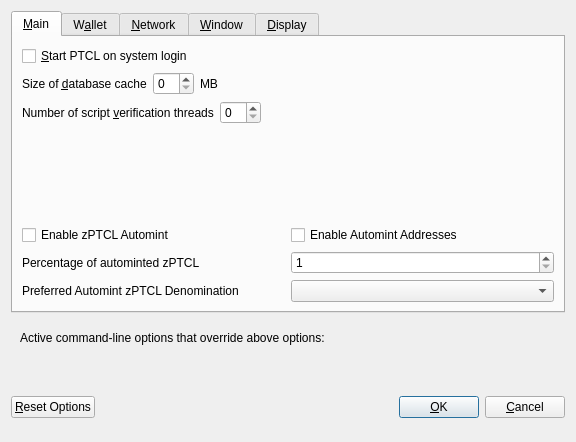
<?xml version="1.0" encoding="UTF-8"?>
<ui version="4.0">
 <class>OptionsDialog</class>
 <widget class="QDialog" name="OptionsDialog">
  <property name="geometry">
   <rect>
    <x>0</x>
    <y>0</y>
    <width>576</width>
    <height>442</height>
   </rect>
  </property>
  <property name="windowTitle">
   <string>Options</string>
  </property>
  <property name="modal">
   <bool>true</bool>
  </property>
  <layout class="QVBoxLayout" name="verticalLayout">
   <item>
    <widget class="QTabWidget" name="tabWidget">
     <property name="currentIndex">
      <number>0</number>
     </property>
     <widget class="QWidget" name="tabMain">
      <attribute name="title">
       <string>&amp;Main</string>
      </attribute>
      <layout class="QVBoxLayout" name="verticalLayout_Main">
       <item>
        <widget class="QCheckBox" name="bitcoinAtStartup">
         <property name="toolTip">
          <string>Automatically start PTCL after logging in to the system.</string>
         </property>
         <property name="text">
          <string>&amp;Start PTCL on system login</string>
         </property>
        </widget>
       </item>
       <item>
        <layout class="QHBoxLayout" name="horizontalLayout_2_Main">
         <item>
          <widget class="QLabel" name="databaseCacheLabel">
           <property name="text">
            <string>Size of &amp;database cache</string>
           </property>
           <property name="textFormat">
            <enum>Qt::PlainText</enum>
           </property>
           <property name="buddy">
            <cstring>databaseCache</cstring>
           </property>
          </widget>
         </item>
         <item>
          <widget class="QSpinBox" name="databaseCache"/>
         </item>
         <item>
          <widget class="QLabel" name="databaseCacheUnitLabel">
           <property name="text">
            <string>MB</string>
           </property>
           <property name="textFormat">
            <enum>Qt::PlainText</enum>
           </property>
          </widget>
         </item>
         <item>
          <spacer name="horizontalSpacer_2_Main">
           <property name="orientation">
            <enum>Qt::Horizontal</enum>
           </property>
           <property name="sizeHint" stdset="0">
            <size>
             <width>40</width>
             <height>20</height>
            </size>
           </property>
          </spacer>
         </item>
        </layout>
       </item>
       <item>
        <layout class="QHBoxLayout" name="horizontalLayout_3_Main">
         <item>
          <widget class="QLabel" name="threadsScriptVerifLabel">
           <property name="text">
            <string>Number of script &amp;verification threads</string>
           </property>
           <property name="textFormat">
            <enum>Qt::PlainText</enum>
           </property>
           <property name="buddy">
            <cstring>threadsScriptVerif</cstring>
           </property>
          </widget>
         </item>
         <item>
          <widget class="QSpinBox" name="threadsScriptVerif">
           <property name="toolTip">
            <string>(0 = auto, &lt;0 = leave that many cores free)</string>
           </property>
          </widget>
         </item>
         <item>
          <spacer name="horizontalSpacer_3_Main">
           <property name="orientation">
            <enum>Qt::Horizontal</enum>
           </property>
           <property name="sizeHint" stdset="0">
            <size>
             <width>40</width>
             <height>20</height>
            </size>
           </property>
          </spacer>
         </item>
        </layout>
       </item>
       <item>
        <spacer name="verticalSpacer_2">
         <property name="orientation">
          <enum>Qt::Vertical</enum>
         </property>
         <property name="sizeHint" stdset="0">
          <size>
           <width>20</width>
           <height>40</height>
          </size>
         </property>
        </spacer>
       </item>
       <item>
        <widget class="QWidget" name="verticalZbibOptionsWidget" native="true">
         <layout class="QVBoxLayout" name="verticalZbibOptionsLayout">
          <property name="margin">
           <number>0</number>
          </property>
          <item>
           <layout class="QHBoxLayout" name="horizontalAutomintingLayout">
            <item>
             <widget class="QCheckBox" name="checkBoxZeromintEnable">
              <property name="toolTip">
               <string>Enable automatic minting of PTCL units to zPTCL</string>
              </property>
              <property name="layoutDirection">
               <enum>Qt::LeftToRight</enum>
              </property>
              <property name="text">
               <string>Enable zPTCL Automint</string>
              </property>
             </widget>
            </item>
            <item>
             <widget class="QCheckBox" name="checkBoxZeromintAddresses">
              <property name="toolTip">
               <string>Enable automatic zPTCL minting from specific addresses</string>
              </property>
              <property name="layoutDirection">
               <enum>Qt::LeftToRight</enum>
              </property>
              <property name="text">
               <string>Enable Automint Addresses</string>
              </property>
             </widget>
            </item>
           </layout>
          </item>
          <item>
           <layout class="QHBoxLayout" name="horizontalZmintPercentageLayout">
            <item>
             <widget class="QLabel" name="percentage_label">
              <property name="toolTip">
               <string>Percentage of incoming PTCL which get automatically converted to zPTCL via Zerocoin Protocol (min: 10%)</string>
              </property>
              <property name="text">
               <string>Percentage of autominted zPTCL</string>
              </property>
             </widget>
            </item>
            <item>
             <widget class="QSpinBox" name="zeromintPercentage">
              <property name="minimum">
               <number>1</number>
              </property>
              <property name="maximum">
               <number>100</number>
              </property>
             </widget>
            </item>
           </layout>
          </item>
          <item>
           <layout class="QHBoxLayout" name="horizontalLayout" stretch="0,0">
            <property name="sizeConstraint">
             <enum>QLayout::SetFixedSize</enum>
            </property>
            <item>
             <widget class="QLabel" name="labelPreferredDenom">
              <property name="maximumSize">
               <size>
                <width>16777215</width>
                <height>16777215</height>
               </size>
              </property>
              <property name="toolTip">
               <string>Wait with automatic conversion to Zerocoin until enough PTCL for this denomination is available</string>
              </property>
              <property name="text">
               <string>Preferred Automint zPTCL Denomination</string>
              </property>
             </widget>
            </item>
            <item>
             <widget class="QComboBox" name="preferredDenom">
              <property name="maximumSize">
               <size>
                <width>16777215</width>
                <height>27</height>
               </size>
              </property>
              <property name="toolTip">
               <string>Wait with automatic conversion to Zerocoin until enough PTCL for this denomination is available</string>
              </property>
              <property name="maxVisibleItems">
               <number>9</number>
              </property>
              <property name="maxCount">
               <number>9</number>
              </property>
             </widget>
            </item>
           </layout>
          </item>
         </layout>
        </widget>
       </item>
      </layout>
     </widget>
     <widget class="QWidget" name="tabWallet">
      <attribute name="title">
       <string>W&amp;allet</string>
      </attribute>
      <layout class="QVBoxLayout" name="verticalLayout_Wallet">
       <item>
        <layout class="QHBoxLayout" name="horizontalLayout_2_Wallet">
         <item>
          <widget class="QLabel" name="labelStakeSplitThresholdText">
           <property name="text">
            <string>Stake split threshold:</string>
           </property>
          </widget>
         </item>
         <item>
          <widget class="QSpinBox" name="spinBoxStakeSplitThreshold">
           <property name="minimum">
            <number>1</number>
           </property>
           <property name="maximum">
            <number>999999</number>
           </property>
          </widget>
         </item>
        </layout>
       </item>
       <item>
        <widget class="QGroupBox" name="groupBox">
         <property name="title">
          <string>Expert</string>
         </property>
         <layout class="QVBoxLayout" name="verticalLayout_2">
          <item>
           <widget class="QCheckBox" name="coinControlFeatures">
            <property name="toolTip">
             <string>Whether to show coin control features or not.</string>
            </property>
            <property name="text">
             <string>Enable coin &amp;control features</string>
            </property>
           </widget>
          </item>
          <item>
           <widget class="QCheckBox" name="showMasternodesTab">
            <property name="toolTip">
             <string>Show additional tab listing all your masternodes in first sub-tab&lt;br/&gt;and all masternodes on the network in second sub-tab.</string>
            </property>
            <property name="text">
             <string>Show Masternodes Tab</string>
            </property>
           </widget>
          </item>
          <item>
           <widget class="QCheckBox" name="spendZeroConfChange">
            <property name="toolTip">
             <string>If you disable the spending of unconfirmed change, the change from a transaction&lt;br/&gt;cannot be used until that transaction has at least one confirmation.&lt;br/&gt;This also affects how your balance is computed.</string>
            </property>
            <property name="text">
             <string>&amp;Spend unconfirmed change</string>
            </property>
           </widget>
          </item>
         </layout>
        </widget>
       </item>
       <item>
        <spacer name="verticalSpacer_Wallet">
         <property name="orientation">
          <enum>Qt::Vertical</enum>
         </property>
         <property name="sizeHint" stdset="0">
          <size>
           <width>20</width>
           <height>40</height>
          </size>
         </property>
        </spacer>
       </item>
      </layout>
     </widget>
     <widget class="QWidget" name="tabNetwork">
      <attribute name="title">
       <string>&amp;Network</string>
      </attribute>
      <layout class="QVBoxLayout" name="verticalLayout_Network">
       <item>
        <widget class="QCheckBox" name="mapPortUpnp">
         <property name="toolTip">
          <string>Automatically open the PTCL client port on the router. This only works when your router supports UPnP and it is enabled.</string>
         </property>
         <property name="text">
          <string>Map port using &amp;UPnP</string>
         </property>
        </widget>
       </item>
       <item>
        <widget class="QCheckBox" name="allowIncoming">
         <property name="toolTip">
          <string>Accept connections from outside</string>
         </property>
         <property name="text">
          <string>Allow incoming connections</string>
         </property>
        </widget>
       </item>
       <item>
        <widget class="QCheckBox" name="connectSocks">
         <property name="toolTip">
          <string>Connect to the PTCL network through a SOCKS5 proxy.</string>
         </property>
         <property name="text">
          <string>&amp;Connect through SOCKS5 proxy (default proxy):</string>
         </property>
        </widget>
       </item>
       <item>
        <layout class="QHBoxLayout" name="horizontalLayout_1_Network">
         <item>
          <widget class="QLabel" name="proxyIpLabel">
           <property name="text">
            <string>Proxy &amp;IP:</string>
           </property>
           <property name="textFormat">
            <enum>Qt::PlainText</enum>
           </property>
           <property name="buddy">
            <cstring>proxyIp</cstring>
           </property>
          </widget>
         </item>
         <item>
          <widget class="QValidatedLineEdit" name="proxyIp">
           <property name="minimumSize">
            <size>
             <width>140</width>
             <height>0</height>
            </size>
           </property>
           <property name="maximumSize">
            <size>
             <width>140</width>
             <height>16777215</height>
            </size>
           </property>
           <property name="toolTip">
            <string>IP address of the proxy (e.g. IPv4: 127.0.0.1 / IPv6: ::1)</string>
           </property>
          </widget>
         </item>
         <item>
          <widget class="QLabel" name="proxyPortLabel">
           <property name="text">
            <string>&amp;Port:</string>
           </property>
           <property name="textFormat">
            <enum>Qt::PlainText</enum>
           </property>
           <property name="buddy">
            <cstring>proxyPort</cstring>
           </property>
          </widget>
         </item>
         <item>
          <widget class="QLineEdit" name="proxyPort">
           <property name="minimumSize">
            <size>
             <width>55</width>
             <height>0</height>
            </size>
           </property>
           <property name="maximumSize">
            <size>
             <width>55</width>
             <height>16777215</height>
            </size>
           </property>
           <property name="toolTip">
            <string>Port of the proxy (e.g. 9050)</string>
           </property>
          </widget>
         </item>
         <item>
          <spacer name="horizontalSpacer_1_Network">
           <property name="orientation">
            <enum>Qt::Horizontal</enum>
           </property>
           <property name="sizeHint" stdset="0">
            <size>
             <width>40</width>
             <height>20</height>
            </size>
           </property>
          </spacer>
         </item>
        </layout>
       </item>
       <item>
        <spacer name="verticalSpacer_Network">
         <property name="orientation">
          <enum>Qt::Vertical</enum>
         </property>
         <property name="sizeHint" stdset="0">
          <size>
           <width>20</width>
           <height>40</height>
          </size>
         </property>
        </spacer>
       </item>
      </layout>
     </widget>
     <widget class="QWidget" name="tabWindow">
      <attribute name="title">
       <string>&amp;Window</string>
      </attribute>
      <layout class="QVBoxLayout" name="verticalLayout_Window">
       <item>
        <widget class="QCheckBox" name="minimizeToTray">
         <property name="toolTip">
          <string>Show only a tray icon after minimizing the window.</string>
         </property>
         <property name="text">
          <string>&amp;Minimize to the tray instead of the taskbar</string>
         </property>
        </widget>
       </item>
       <item>
        <widget class="QCheckBox" name="minimizeOnClose">
         <property name="toolTip">
          <string>Minimize instead of exit the application when the window is closed. When this option is enabled, the application will be closed only after selecting Quit in the menu.</string>
         </property>
         <property name="text">
          <string>M&amp;inimize on close</string>
         </property>
        </widget>
       </item>
       <item>
        <spacer name="verticalSpacer_Window">
         <property name="orientation">
          <enum>Qt::Vertical</enum>
         </property>
         <property name="sizeHint" stdset="0">
          <size>
           <width>20</width>
           <height>40</height>
          </size>
         </property>
        </spacer>
       </item>
      </layout>
     </widget>
     <widget class="QWidget" name="tabDisplay">
      <attribute name="title">
       <string>&amp;Display</string>
      </attribute>
      <layout class="QVBoxLayout" name="verticalLayout_Display">
       <item>
        <layout class="QHBoxLayout" name="horizontalLayout_1_Display">
         <item>
          <widget class="QLabel" name="langLabel">
           <property name="text">
            <string>User Interface &amp;language:</string>
           </property>
           <property name="textFormat">
            <enum>Qt::PlainText</enum>
           </property>
           <property name="buddy">
            <cstring>lang</cstring>
           </property>
          </widget>
         </item>
         <item>
          <widget class="QValueComboBox" name="lang">
           <property name="toolTip">
            <string>The user interface language can be set here. This setting will take effect after restarting PTCL.</string>
           </property>
          </widget>
         </item>
        </layout>
       </item>
       <item>
        <widget class="QLabel" name="label_3">
         <property name="toolTip">
          <string notr="true"/>
         </property>
         <property name="statusTip">
          <string notr="true"/>
         </property>
         <property name="whatsThis">
          <string notr="true"/>
         </property>
         <property name="accessibleName">
          <string notr="true"/>
         </property>
         <property name="text">
          <string>Language missing or translation incomplete? Help contributing translations here:
https://discord.gg/E5v2Ju3Szd</string>
         </property>
         <property name="wordWrap">
          <bool>true</bool>
         </property>
         <property name="openExternalLinks">
          <bool>true</bool>
         </property>
         <property name="textInteractionFlags">
          <set>Qt::TextBrowserInteraction</set>
         </property>
        </widget>
       </item>
       <item>
        <layout class="QHBoxLayout" name="horizontalLayout_2_Display" stretch="0,0">
         <item>
          <widget class="QLabel" name="themeLabel">
           <property name="text">
            <string>User Interface Theme:</string>
           </property>
          </widget>
         </item>
         <item>
          <widget class="QValueComboBox" name="theme"/>
         </item>
        </layout>
       </item>
       <item>
        <widget class="QWidget" name="verticalZbibDisplayWidget" native="true">
         <layout class="QVBoxLayout" name="verticalZbibDisplayLayout">
          <property name="margin">
           <number>0</number>
          </property>
          <item>
           <widget class="Line" name="line">
            <property name="orientation">
             <enum>Qt::Horizontal</enum>
            </property>
           </widget>
          </item>
          <item>
           <layout class="QHBoxLayout" name="horizontalLayout_3_Display">
            <item>
             <widget class="QLabel" name="unitLabel">
              <property name="text">
               <string>Unit to show amounts in:</string>
              </property>
              <property name="textFormat">
               <enum>Qt::PlainText</enum>
              </property>
             </widget>
            </item>
            <item>
             <widget class="QValueComboBox" name="unit">
              <property name="toolTip">
               <string>Choose the default subdivision unit to show in the interface and when sending coins.</string>
              </property>
             </widget>
            </item>
           </layout>
          </item>
          <item>
           <layout class="QHBoxLayout" name="horizontalLayout_4_Display">
            <item>
             <widget class="QLabel" name="digitsLabel">
              <property name="text">
               <string>Decimal digits</string>
              </property>
             </widget>
            </item>
            <item>
             <widget class="QValueComboBox" name="digits"/>
            </item>
           </layout>
          </item>
          <item>
           <layout class="QHBoxLayout" name="horizontalLayout_5_Display">
            <item>
             <widget class="QCheckBox" name="checkBoxHideZeroBalances">
              <property name="toolTip">
               <string>Hide empty balances</string>
              </property>
              <property name="layoutDirection">
               <enum>Qt::LeftToRight</enum>
              </property>
              <property name="text">
               <string>Hide empty balances</string>
              </property>
             </widget>
            </item>
            <item>
             <widget class="QCheckBox" name="checkBoxHideOrphans">
              <property name="toolTip">
               <string>Hide orphan stakes in transaction lists</string>
              </property>
              <property name="text">
               <string>Hide orphan stakes</string>
              </property>
             </widget>
            </item>
            <item>
             <spacer name="horizontalSpacer">
              <property name="orientation">
               <enum>Qt::Horizontal</enum>
              </property>
              <property name="sizeHint" stdset="0">
               <size>
                <width>40</width>
                <height>20</height>
               </size>
              </property>
             </spacer>
            </item>
           </layout>
          </item>
          <item>
           <layout class="QHBoxLayout" name="horizontalLayout_6_Display">
            <item>
             <widget class="QLabel" name="thirdPartyTxUrlsLabel">
              <property name="toolTip">
               <string>Third party URLs (e.g. a block explorer) that appear in the transactions tab as context menu items. %s in the URL is replaced by transaction hash. Multiple URLs are separated by vertical bar |.</string>
              </property>
              <property name="text">
               <string>Third party transaction URLs</string>
              </property>
             </widget>
            </item>
            <item>
             <widget class="QLineEdit" name="thirdPartyTxUrls">
              <property name="toolTip">
               <string>Third party URLs (e.g. a block explorer) that appear in the transactions tab as context menu items. %s in the URL is replaced by transaction hash. Multiple URLs are separated by vertical bar |.</string>
              </property>
             </widget>
            </item>
           </layout>
          </item>
         </layout>
        </widget>
       </item>
       <item>
        <spacer name="verticalSpacer">
         <property name="orientation">
          <enum>Qt::Vertical</enum>
         </property>
         <property name="sizeHint" stdset="0">
          <size>
           <width>20</width>
           <height>40</height>
          </size>
         </property>
        </spacer>
       </item>
      </layout>
     </widget>
    </widget>
   </item>
   <item>
    <widget class="QFrame" name="frame">
     <layout class="QVBoxLayout" name="verticalLayout_Bottom">
      <item>
       <layout class="QHBoxLayout" name="horizontalLayout_Bottom">
        <item>
         <widget class="QLabel" name="overriddenByCommandLineInfoLabel">
          <property name="text">
           <string>Active command-line options that override above options:</string>
          </property>
          <property name="textFormat">
           <enum>Qt::PlainText</enum>
          </property>
         </widget>
        </item>
        <item>
         <spacer name="horizontalSpacer_Bottom">
          <property name="orientation">
           <enum>Qt::Horizontal</enum>
          </property>
          <property name="sizeHint" stdset="0">
           <size>
            <width>40</width>
            <height>20</height>
           </size>
          </property>
         </spacer>
        </item>
       </layout>
      </item>
      <item>
       <widget class="QLabel" name="overriddenByCommandLineLabel">
        <property name="text">
         <string/>
        </property>
        <property name="textFormat">
         <enum>Qt::PlainText</enum>
        </property>
        <property name="wordWrap">
         <bool>true</bool>
        </property>
       </widget>
      </item>
     </layout>
    </widget>
   </item>
   <item>
    <layout class="QHBoxLayout" name="horizontalLayout_Buttons">
     <item>
      <widget class="QPushButton" name="resetButton">
       <property name="toolTip">
        <string>Reset all client options to default.</string>
       </property>
       <property name="text">
        <string>&amp;Reset Options</string>
       </property>
       <property name="autoDefault">
        <bool>false</bool>
       </property>
      </widget>
     </item>
     <item>
      <spacer name="horizontalSpacer_1">
       <property name="orientation">
        <enum>Qt::Horizontal</enum>
       </property>
       <property name="sizeHint" stdset="0">
        <size>
         <width>40</width>
         <height>48</height>
        </size>
       </property>
      </spacer>
     </item>
     <item>
      <widget class="QLabel" name="statusLabel">
       <property name="minimumSize">
        <size>
         <width>200</width>
         <height>0</height>
        </size>
       </property>
       <property name="font">
        <font>
         <weight>75</weight>
         <bold>true</bold>
        </font>
       </property>
       <property name="text">
        <string/>
       </property>
       <property name="textFormat">
        <enum>Qt::PlainText</enum>
       </property>
       <property name="wordWrap">
        <bool>true</bool>
       </property>
      </widget>
     </item>
     <item>
      <spacer name="horizontalSpacer_2">
       <property name="orientation">
        <enum>Qt::Horizontal</enum>
       </property>
       <property name="sizeHint" stdset="0">
        <size>
         <width>40</width>
         <height>48</height>
        </size>
       </property>
      </spacer>
     </item>
     <item>
      <widget class="QPushButton" name="okButton">
       <property name="text">
        <string>&amp;OK</string>
       </property>
       <property name="autoDefault">
        <bool>false</bool>
       </property>
       <property name="default">
        <bool>true</bool>
       </property>
      </widget>
     </item>
     <item>
      <widget class="QPushButton" name="cancelButton">
       <property name="text">
        <string>&amp;Cancel</string>
       </property>
       <property name="autoDefault">
        <bool>false</bool>
       </property>
      </widget>
     </item>
    </layout>
   </item>
  </layout>
 </widget>
 <customwidgets>
  <customwidget>
   <class>QValidatedLineEdit</class>
   <extends>QLineEdit</extends>
   <header>qvalidatedlineedit.h</header>
  </customwidget>
  <customwidget>
   <class>QValueComboBox</class>
   <extends>QComboBox</extends>
   <header>qvaluecombobox.h</header>
  </customwidget>
 </customwidgets>
 <resources/>
 <connections/>
</ui>
